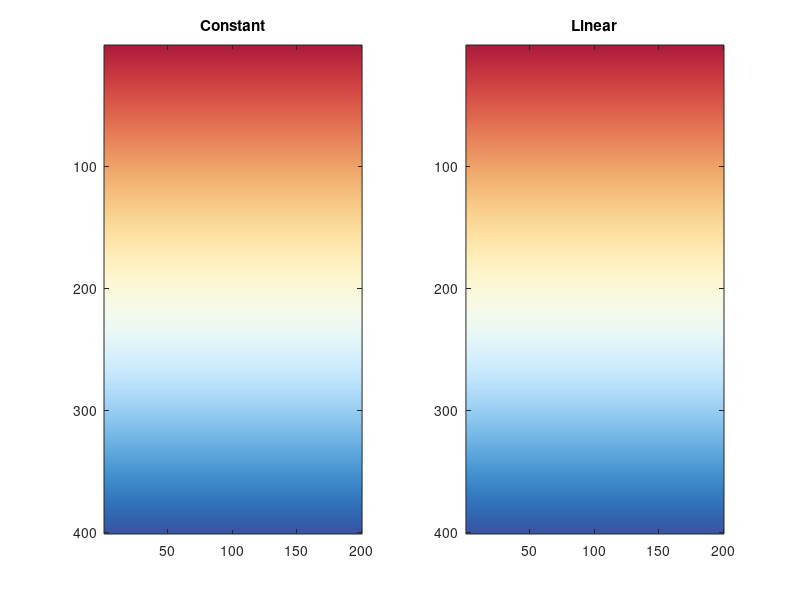

MATLAB code to generate this figure: (Note: this script raises an error after producing the figure.)
%%
clc; clear;

StartFolder=fullfile(pwd,'..','..','..');
addpath(genpath(fullfile(StartFolder, 'SubFun')))

Smooth=1;

SubjectList = [...
    '02';...
    '03';...
    '04';...
    '06';...
    '07';...
    '08';...
    '09';...
    '11';...
    '12';...
    '13';...
    '14';...
    '15';...
    '16'
    ];

hs = 'lr';
Sens = {'AStim', 'VStim', 'AVStim'};
CrossSens = {'AV-A', 'AV-V'};
Att  = {'A_Stim_A_Att-V_Att', 'V_Stim_A_Att-V_Att', 'AV_Stim_A_Att-V_Att', 'A_Att-V_Att'};
% Att  = {'A_Stim_A_Att-V_Att', 'V_Stim_A_Att-V_Att', 'AV_Stim_A_Att-V_Att'};

Var={'Cst','Lin'};

if Smooth
    Sufix = '_smooth_6fwhm';
    CLIM = {[-1.5 1.5], [-.5 .5]};
else
    Sufix = ''; %#ok<*UNRCH>
    CLIM = {[-3 3], [-1 1]};
end

% Color map
X = 0:0.001:1;
R = 0.237 - 2.13*X + 26.92*X.^2 - 65.5*X.^3 + 63.5*X.^4 - 22.36*X.^5;
G = ((0.572 + 1.524*X - 1.811*X.^2)./(1 - 0.291*X + 0.1574*X.^2)).^2;
B = 1./(1.579 - 4.03*X + 12.92*X.^2 - 31.4*X.^3 + 48.6*X.^4 - 23.36*X.^5);

figure('name','Legend')
subplot(121)
colormap([R' G' B']);
imagesc(repmat([2:-.01:-2]', [1,200]), [-2 2])
title('Constant')

subplot(122)
colormap([R' G' B']);
imagesc(repmat([2:-.01:-2]', [1,200]), [-2 2])
title('Linear')

mkdir(fullfile(StartFolder,'Figures','Profiles', 'Surfaces'))

subplot(121)
set(gca,'xtick',[],'ytick',linspace(1,400,9),'yticklabel',linspace(3,-3,9));
subplot(122)
set(gca,'xtick',[],'ytick',linspace(1,400,9),'yticklabel',linspace(1,-1,9));
print(gcf, fullfile(StartFolder,'Figures','Profiles', 'Surfaces', 'Scales_CstLin_Surf.tif'), '-dtiff')

subplot(121)
set(gca,'xtick',[],'ytick',linspace(1,400,9),'yticklabel',linspace(1.5,-1.5,9));
subplot(122)
set(gca,'xtick',[],'ytick',linspace(1,400,9),'yticklabel',linspace(.5,-.5,9));
print(gcf, fullfile(StartFolder,'Figures','Profiles', 'Surfaces', 'Scales_CstLin_Surf_Smooth.tif'), '-dtiff')

%%
for SubjInd = 2:size(SubjectList,1)
    
    SubjID = SubjectList(SubjInd,:);
    fprintf('Subject %s\n',SubjID)
    
    SubjectFolder = fullfile(StartFolder, 'Subjects_Data', ['Subject_' SubjID]);
    Results_Folder = fullfile(SubjectFolder, 'Results', 'Profiles', 'Surfaces');
    
    for ihs = 1:2
        
        %% ROI
%         cd(fullfile(SubjectFolder, 'Structural', 'CBS'))
%         vtk = dir(['T1_' SubjID '_thresh_clone_transform_strip_clone_transform_bound_mems_' ...
%             hs(ihs) 'cr_gm_avg_inf.vtk']);
%         [vertex,faces,~] = read_vtk(fullfile(SubjectFolder, 'Structural', 'CBS', vtk.name), 0, 1);
%         
%         
%         cd(fullfile(SubjectFolder, 'ROI_MIPAV'));
%         [~, ~, mapping] = read_vtk(['Subj_' SubjID '_' hs(ihs) 'cr_AllROIs.vtk'], 0, 1);
%         write_vtk(['Subj_' SubjID '_'  hs(ihs) 'cr_AllROIs_inf.vtk'], vertex, faces, mapping)
%         
%         g = gifti(['Subj_' SubjID '_' hs(ihs) 'cr_AllROIs_inf.vtk']);
%         
%         g.cdata(g.cdata==10)=3;
%         g.cdata(g.cdata==15)=4;
%         
%         close all
%         Fig = figure('name', 'ROI' ,'Visible', 'off');
%         colormap([0.8 0.8 0.8;1 0 0; 0 0 1;1 0 0; 0 0 1])
%         plot(g,g);
%         
%         PrintFigSurf(SubjID, Fig, hs, ihs, 'ROI_inf', '', Sufix, [0 4])
        
        
        for iVar=1:numel(Var)
            
            
            %% Sensory modalities
            for iSens=1:numel(Sens)
                
                if Smooth
                    cd(Results_Folder)
                else
                    cd(fullfile(Results_Folder,'Cdtions'))
                end
                
                if Smooth
                    g = gifti(['Subj_' SubjID '_' hs(ihs) 'cr_' Sens{iSens} '_' Var{iVar} '_smoothdata.vtk']);
                else
                    g = gifti(['Subj_' SubjID '_' hs(ihs) 'cr_' Sens{iSens} '_' Var{iVar} '.vtk']);
                end
                
                close all
                Fig = figure('name', '1' ,'Visible', 'off');
                colormap([R' G' B']);
                
                plot(g,g);
                
                PrintFigSurf(SubjID, Fig, hs, ihs, Sens{iSens}, Var{iVar}, Sufix, CLIM{iVar})
                
            end
            
            
            %% CrossSensory modalities
            for iCrossSens=1:numel(CrossSens)
                
                if Smooth
                    cd(Results_Folder)
                else
                    cd(fullfile(Results_Folder,'CrossSens'))
                end
                
                if Smooth
                    g = gifti(['Subj_' SubjID '_' hs(ihs) 'cr_' CrossSens{iCrossSens} '_' Var{iVar} '_smoothdata.vtk']);
                else
                    g = gifti(['Subj_' SubjID '_' hs(ihs) 'cr_' CrossSens{iCrossSens} '_' Var{iVar} '.vtk']);
                end
                
                close all
                Fig = figure('name', '1' ,'Visible', 'off');
                colormap([R' G' B']);
                
                plot(g,g);
                
                PrintFigSurf(SubjID, Fig, hs, ihs, CrossSens{iCrossSens}, Var{iVar}, Sufix, CLIM{iVar})
                
                
            end
            
            
            %% Attention
            for iAtt=1:numel(Att)
                
                if Smooth
                    cd(Results_Folder)
                else
                    cd(fullfile(Results_Folder,'Att'))
                end
                
                if Smooth
                    g = gifti(['Subj_' SubjID '_' hs(ihs) 'cr_' Att{iAtt} '_' Var{iVar} '_smoothdata.vtk']);
                else
                    g = gifti(['Subj_' SubjID '_' hs(ihs) 'cr_' Att{iAtt} '_' Var{iVar} '.vtk']);
                end
                
                close all
                Fig = figure('name', '1' ,'Visible', 'off');
                colormap([R' G' B']);
                
                plot(g,g);
                
                PrintFigSurf(SubjID, Fig, hs, ihs, Att{iAtt}, Var{iVar}, Sufix, CLIM{iVar})
                
            end
            
        end
    end
    
end

